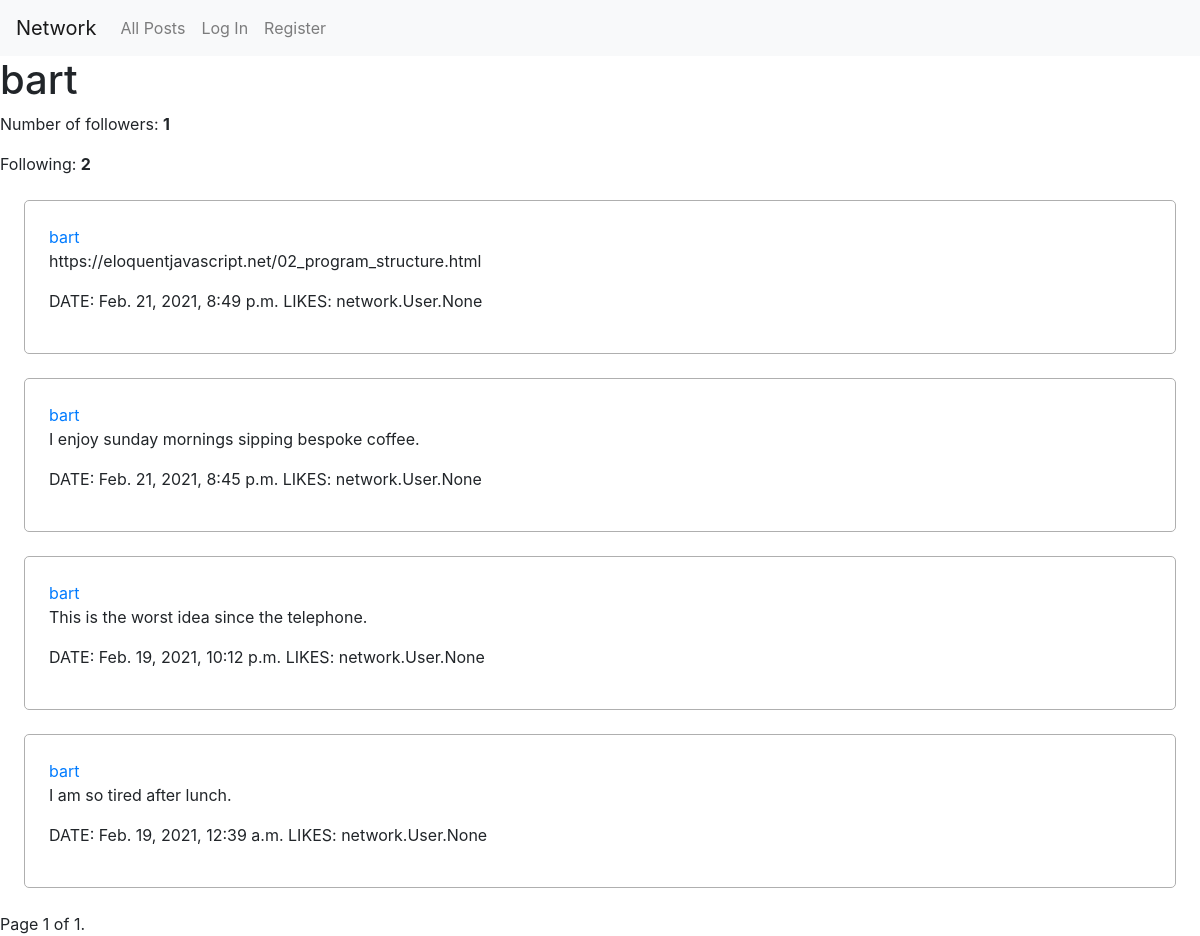
/profile/bart, run on the app's committed database.
### network/models.py (models this page shows, shortened)
class User(AbstractUser):
  followers = models.ManyToManyField('User', blank=True, related_name="following")

class Post(models.Model):
  creator = models.ForeignKey(User, on_delete=models.CASCADE)
  date = models.DateTimeField(auto_now_add=True)
  text = models.CharField(max_length=280)
  likes = models.ManyToManyField(User, blank=True, related_name="likedbyuser")

### network/views.py (the view)
# urls.py: path("profile/<str:username>", views.profile, name="profile"),
def profile(request, username):
  user = request.user
  profile = User.objects.get(username=username)
  followerCount = profile.followers.all().count()
  followingCount = profile.following.all().count()
  profileUsername = profile.username
  profilePosts = Post.objects.filter(creator=profile).order_by('-date')
  paginator = Paginator(profilePosts, 10) # Show 10 posts per page.
  page_number = request.GET.get('page')
  page_obj = paginator.get_page(page_number)
  if request.user.is_authenticated:
    if user.following.filter(username=username):
      followMessage = "Unfollow"
    else:
      followMessage = "Follow"
    return render(request, "network/profile.html", {
      "profileUsername": profileUsername,
      'page_obj': page_obj,
      "followerCount": followerCount,
      "followingCount": followingCount,
      "followMessage": followMessage
    })
  else:
    return render(request, "network/profile.html", {
      "profileUsername": profileUsername,
      'page_obj': page_obj,
      "followerCount": followerCount,
      "followingCount": followingCount,
    })

### network/templates/network/profile.html (shortened to what this page needs)
{% extends "network/layout.html" %}
{% block body %}
  <h1>{{ profileUsername }}</h1>
  <p>Number of followers: <strong>{{ followerCount }}</strong></p>
  <p>Following: <strong>{{ followingCount }}</strong></p>
  {% for post in page_obj %}
    <div class="post">
      <a href="{% url 'profile' profileUsername %}">{{ post.creator.username }}</a>
      <p>{{ post.text }}</p>
      <p><span>DATE: {{ post.date }}</span> <span>LIKES: {{ post.likes }}</span>
    </div>
  {% endfor %}
  <div class="pagination">
    <span class="step-links">
        <span class="current">
            Page {{ page_obj.number }} of {{ page_obj.paginator.num_pages }}.
        </span>
    </span>
  </div>
{% endblock %}

### network/static/network/styles.css (style rules this page uses)
div.post { border: 1px solid rgb(175, 175, 175); border-radius: 5px; padding: 2%; margin: 2%; }

### data on the page
User: username "bart"
Post: creator.username "bart", text "https://eloquentjavascript.net/02_program_structure.html", date "Feb. 21, 2021, 8:49 p.m.", likes "network.User.None"
Post: creator.username "bart", text "I enjoy sunday mornings sipping bespoke coffee.", date "Feb. 21, 2021, 8:45 p.m.", likes "network.User.None"
Post: creator.username "bart", text "This is the worst idea since the telephone.", date "Feb. 19, 2021, 10:12 p.m.", likes "network.User.None"
Post: creator.username "bart", text "I am so tired after lunch.", date "Feb. 19, 2021, 12:39 a.m.", likes "network.User.None"

### other printed values
{{ followerCount }} "1"
{{ followingCount }} "2"
{{ page_obj.number }} "1"
{{ page_obj.paginator.num_pages }} "1"
